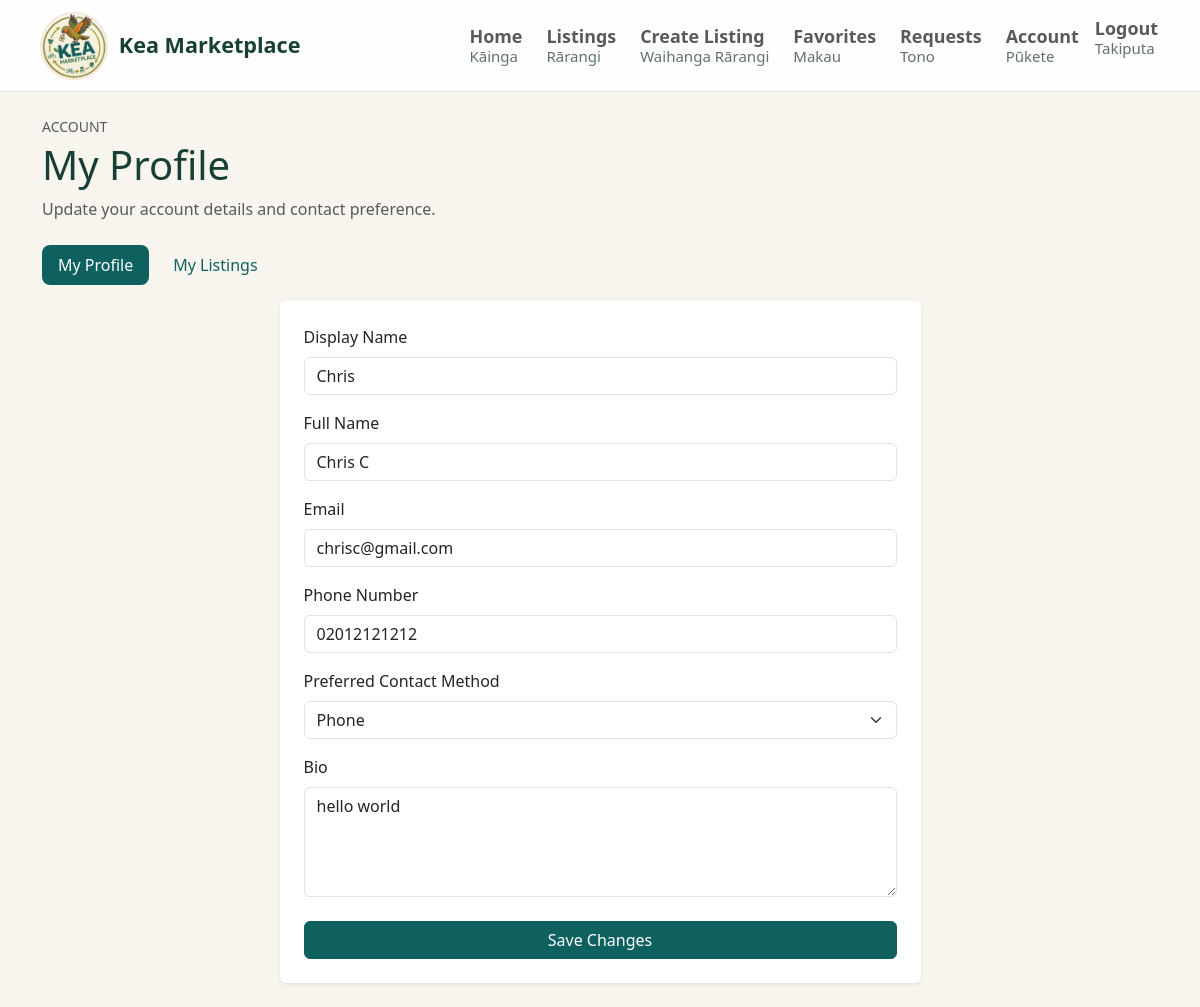
The app's page /profile/edit (signed in) with its own data.
### tables this page shows
CREATE TABLE users (
    id INTEGER PRIMARY KEY AUTOINCREMENT,
    display_name TEXT NOT NULL,
    full_name TEXT NOT NULL,
    date_of_birth TEXT NOT NULL,
    email TEXT NOT NULL UNIQUE,
    phone_number TEXT,
    preferred_contact_method TEXT NOT NULL,
    password_hash TEXT NOT NULL,
    role TEXT NOT NULL DEFAULT 'user',
    is_locked INTEGER NOT NULL DEFAULT 0,
    bio TEXT,
    created_at TEXT NOT NULL
);

### routes/profile_routes.py (the view)
@profile_bp.get("/profile/edit")
@marketplace_user_required
def edit_profile_page() -> str:
    profile_data = profile_service.get_edit_profile_data(session["user_id"])
    if profile_data is None:
        flash("User not found.", "danger")
        return redirect(url_for("home"))
    return render_template(
        "edit_profile.html",
        form_data=profile_data,
        active_account_section="profile",
    )

### models/db.py (called while the page is built)
def get_db() -> sqlite3.Connection:
    return DatabaseManager().get_connection()

    def __new__(cls):
        if cls._instance is None:
            cls._instance = super().__new__(cls)
        return cls._instance

    def get_connection(self) -> sqlite3.Connection:
        if "db" not in g:
            g.db = sqlite3.connect(current_app.config["DATABASE_PATH"])
            g.db.row_factory = sqlite3.Row
        return g.db

    def close_connection(self) -> None:
        db = g.pop("db", None)
        if db is not None:
            db.close()

### services/profile_service.py (called while the page is built)
    def get_edit_profile_data(self, user_id: int) -> Optional[Dict[str, Any]]:
        user = self._get_user_by_id(user_id)
        if user is None:
            return None
        return dict(user)

    @staticmethod
    def _get_user_by_id(user_id: int) -> Any:
        db = get_db()
        return db.execute("SELECT * FROM users WHERE id = ?", (user_id,)).fetchone()

### templates/edit_profile.html (shortened to what this page needs)
{% extends "base.html" %}
{% block content %}
<section class="mb-4">
    <p class="text-uppercase small text-muted mb-1">Account</p>
    <h1 class="mb-2">My Profile</h1>
    <p class="text-muted mb-0">Update your account details and contact preference.</p>
</section>
{% include "_account_nav.html" %}
<div class="row justify-content-center">
    <div class="col-md-8 col-lg-7">
        <div class="card shadow-sm border-0">
            <div class="card-body p-4">
                <form method="post" action="{{ url_for('profiles.edit_profile') }}">
                    <div class="mb-3">
                        <label class="form-label" for="display_name">Display Name</label>
                        <input
                            class="form-control"
                            id="display_name"
                            name="display_name"
                            type="text"
                            value="{{ form_data.get('display_name', '') }}"
                            required
                        >
                    </div>
                    <div class="mb-3">
                        <label class="form-label" for="full_name">Full Name</label>
                        <input
                            class="form-control"
                            id="full_name"
                            name="full_name"
                            type="text"
                            value="{{ form_data.get('full_name', '') }}"
                            required
                        >
                    </div>
                    <div class="mb-3">
                        <label class="form-label" for="email">Email</label>
                        <input
                            class="form-control"
                            id="email"
                            type="email"
                            value="{{ form_data.get('email', '') }}"
                            readonly
                        >
                    </div>
                    <div class="mb-3">
                        <label class="form-label" for="phone_number">Phone Number</label>
                        <input
                            class="form-control"
                            id="phone_number"
                            name="phone_number"
                            type="text"
                            value="{{ form_data.get('phone_number', '') }}"
                        >
                    </div>
                    <div class="mb-3">
                        <label class="form-label" for="preferred_contact_method">
                            Preferred Contact Method
                        </label>
                        <select
                            class="form-select"
                            id="preferred_contact_method"
                            name="preferred_contact_method"
                            required
                        >
                            <option
                                value="phone"
                                {% if form_data.get('preferred_contact_method') == 'phone' %}selected{% endif %}
                            >
                                Phone
                            </option>
                        </select>
                    </div>
                    <div class="mb-4">
                        <label class="form-label" for="bio">Bio</label>
                        <textarea
                            class="form-control"
                            id="bio"
                            name="bio"
                            rows="4"
                        >{{ form_data.get('bio', '') }}</textarea>
                    </div>
                    <button class="btn btn-primary w-100" type="submit">Save Changes</button>
                </form>
            </div>
        </div>
    </div>
</div>
{% endblock %}

### static/css/main.css (style rules this page uses)
:root { --kea-bg: #f7f5ee; --kea-surface: #ffffff; --kea-surface-soft: #eef4ec; --kea-heading: #183f35; --kea-text: #20322e; --kea-muted: #60716b; --kea-teal: #0f615f; --kea-teal-dark: #0a4744; --kea-green: #678328; --kea-orange: #d97922; --kea-border: #dbe3da; --kea-shadow: rgba(24, 63, 53, 0.08); }
body { background-color: var(--kea-bg); color: var(--kea-text); }
h1, h2, h3, .h1, .h2, .h3 { color: var(--kea-heading); }
.card, .list-group-item { border-color: var(--kea-border); }
.card { background-color: var(--kea-surface); }
.btn-primary { --bs-btn-bg: var(--kea-teal); --bs-btn-border-color: var(--kea-teal); --bs-btn-hover-bg: var(--kea-teal-dark); --bs-btn-hover-border-color: var(--kea-teal-dark); --bs-btn-active-bg: var(--kea-teal-dark); --bs-btn-active-border-color: var(--kea-teal-dark); --bs-btn-disabled-bg: var(--kea-teal); --bs-btn-disabled-border-color: var(--kea-teal); }

### records on screen
users: display_name "Chris", full_name "Chris C", get "chrisc@gmail.com", phone_number "02012121212", preferred_contact_method "Phone", bio "hello world"
